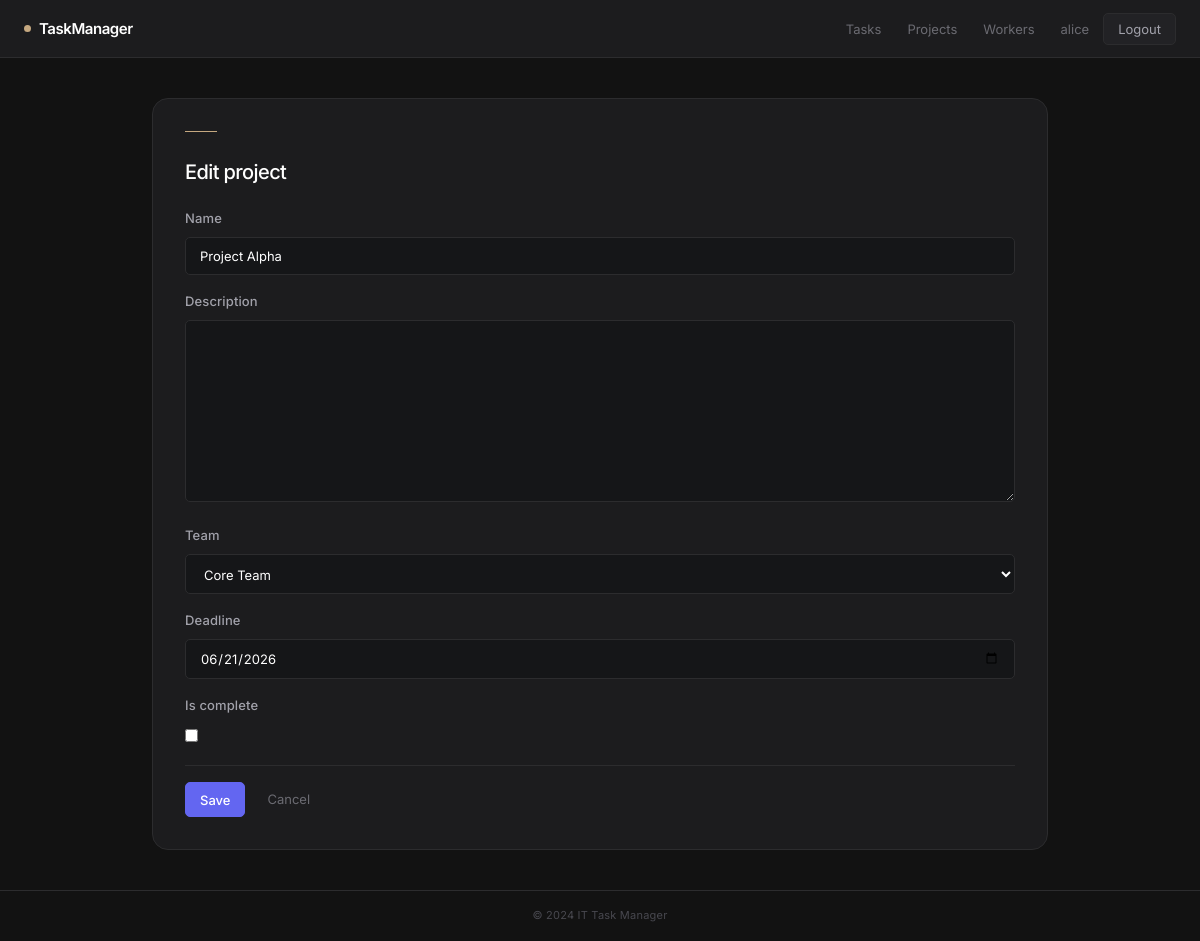
The app's page /projects/1/update/ (signed in) with its own data.
### tasks/models.py (models this page shows, shortened)
class Worker(AbstractUser):
    position = models.ForeignKey(
        Position,
        on_delete=models.SET_NULL,
        null=True,
        blank=True,
        related_name="workers",
    )
    class Meta:
        ordering = ["username"]

class Project(models.Model):
    name = models.CharField(max_length=200)
    description = models.TextField(blank=True, default="")
    team = models.ForeignKey(
        Team,
        on_delete=models.SET_NULL,
        null=True,
        blank=True,
        related_name="projects",
    )
    deadline = models.DateField(null=True, blank=True)
    is_complete = models.BooleanField(default=False)
    class Meta:
        ordering = ["name"]

### tasks/views.py (the view)
class ProjectUpdateView(LoginRequiredMixin, UpdateView):
    model = Project
    form_class = ProjectForm
    template_name = "tasks/project_form.html"
    success_url = reverse_lazy("tasks:project-list")

### tasks/forms.py (shortened to what this page needs)
class ProjectForm(forms.ModelForm):
    deadline = forms.DateField(
        required=False,
        widget=forms.DateInput(attrs={"type": "date"}),
    )
    class Meta:
        model = Project
        fields = [
            "name", "description", "team", "deadline", "is_complete",
        ]

### tasks/models.py (called while the page is built)
    def __str__(self):
        return self.name

### templates/tasks/project_form.html (shortened to what this page needs)
{% extends "base.html" %}
{% block content %}
<section class="form-section">
  <h1>{% if form.instance.pk %}Edit project{% else %}New project{% endif %}</h1>
  <form method="post" class="form" novalidate>
    {% for field in form %}
      <div class="form__group">
        <label class="form__label" for="{{ field.id_for_label }}">{{ field.label }}</label>
        {{ field }}
      </div>
    {% endfor %}
    <div class="form__actions">
      <button type="submit" class="btn btn--primary">Save</button>
      <a href="{% url 'tasks:project-list' %}" class="btn btn--ghost">Cancel</a>
    </div>
  </form>
</section>
{% endblock %}

### templates/base.html (shortened to what this page needs)
{% load static %}
<!DOCTYPE html>
<html lang="en">
<head>
  <link rel="stylesheet" href="{% static 'css/style.css' %}">
</head>
<body>
  <nav class="navbar">
    <a class="navbar__brand" href="{% url 'tasks:index' %}">TaskManager</a>
    <ul class="navbar__links">
      {% if user.is_authenticated %}
        <li><a href="{% url 'tasks:task-list' %}">Tasks</a></li>
        <li><a href="{% url 'tasks:project-list' %}">Projects</a></li>
        <li><a href="{% url 'tasks:worker-list' %}">Workers</a></li>
        <li>
          <a href="{% url 'tasks:worker-detail' pk=user.pk %}">
            {{ user.username }}
          </a>
        </li>
        <li>
          <form method="post" action="{% url 'tasks:logout' %}">
            <button type="submit" class="btn btn--link">Logout</button>
          </form>
        </li>
      {% else %}
        <li><a href="{% url 'tasks:login-page' %}">Login</a></li>
        <li><a href="{% url 'tasks:signup' %}">Sign up</a></li>
      {% endif %}
    </ul>
  </nav>
  <main class="main-content">
    {% block content %}{% endblock %}
  </main>
  <footer class="footer">
    <p>&copy; 2024 IT Task Manager</p>
  </footer>
</body>
</html>

### static/css/style.css (style rules this page uses)
:root { --color-bg: #121212; --color-surface: #1c1c1e; --color-surface-active: #262629; --color-surface-input: #151618; --color-border: #2c2c2e; --color-border-focus: #383838; --color-text: #ffffff; --color-text-muted: #6b6b72; --color-text-light: #a1a1aa; --color-accent: #c5a880; --color-primary: #6366f1; --color-primary-hover: #4f46e5; --color-focus-ring: rgba(99, 102, 241, 0.28); --priority-low: #34d399; --priority-medium: #fbbf24; --priority-high: #fb923c; --priority-critical: #f87171; --radius-sm: 5px; --radius-md: 8px; --radius-lg: 10px; --radius-xl: 16px; --font-sans: 'Inter', system-ui, -apple-system, sans-serif; --shadow-sm: 0 1px 2px rgba(0, 0, 0, 0.2); --shadow-md: 0 4px 12px rgba(0, 0, 0, 0.4); }
*, *::before, *::after { box-sizing: border-box; margin: 0; padding: 0; }
body { font-family: var(--font-sans); background: var(--color-bg); color: var(--color-text-light); line-height: 1.6; min-height: 100vh; display: flex; flex-direction: column; -webkit-font-smoothing: antialiased; }
a { color: var(--color-primary); text-decoration: none; cursor: pointer; }
.navbar { background: var(--color-surface); border-bottom: 1px solid var(--color-border); padding: 0 1.5rem; height: 58px; display: flex; align-items: center; justify-content: space-between; }
.navbar__brand { font-size: 15px; font-weight: 600; color: var(--color-text); letter-spacing: -0.03em; display: flex; align-items: center; gap: 8px; }
.navbar__brand::before { content: ''; width: 7px; height: 7px; border-radius: 50%; background: var(--color-accent); flex-shrink: 0; display: inline-block; }
.navbar__links { list-style: none; display: flex; align-items: center; gap: 2px; }
.navbar__links a, .navbar__links .user-link { font-size: 13px; color: var(--color-text-muted); padding: 6px 12px; border-radius: var(--radius-sm); transition: color 0.15s; }
.main-content { flex: 1; max-width: 960px; width: 100%; margin: 2.5rem auto; padding: 0 2rem; display: grid; gap: 32px; }
.footer { border-top: 1px solid var(--color-border); padding: 16px 0; text-align: center; font-size: 11px; color: #48484f; letter-spacing: 0.02em; }
.btn { display: inline-flex; align-items: center; justify-content: center; background: #222225; border: 1px solid var(--color-border); color: var(--color-text-light); padding: 7px 14px; border-radius: var(--radius-sm); font-size: 13px; font-weight: 400; cursor: pointer; font-family: inherit; transition: background 0.15s, border-color 0.15s, color 0.15s; }
.btn--primary { background: var(--color-primary); border-color: var(--color-primary); color: var(--color-text); font-weight: 500; }
.btn--ghost { background: transparent; border: transparent; color: var(--color-text-muted); }
.detail-card, .form-section, .auth-card, .confirm-card { background: var(--color-surface); border: 1px solid var(--color-border); border-radius: var(--radius-xl); padding: 32px; }
.detail-card::before, .form-section::before, .auth-card::before { content: ''; display: block; width: 32px; height: 1px; background: var(--color-accent); margin-bottom: 24px; }
.detail-card__title, .form-section h1, .auth-card__title, .confirm-card h1 { font-size: 20px; font-weight: 500; color: var(--color-text); letter-spacing: -0.03em; margin-bottom: 20px; }
.detail-card__actions, .form__actions { border-top: 1px solid var(--color-border); padding-top: 16px; display: flex; gap: 8px; flex-wrap: wrap; }
.form__group { margin-bottom: 16px; }
.form__label { display: block; font-size: 13px; font-weight: 500; color: var(--color-text-light); margin-bottom: 8px; letter-spacing: 0.01em; }
.form input[type="text"], .form input[type="email"], .form input[type="password"], .form input[type="date"], .form select, .form textarea { width: 100%; padding: 10px 14px; background: var(--color-surface-input); border: 1px solid var(--color-border); border-radius: var(--radius-sm); font-size: 13px; color: var(--color-text); font-family: inherit; transition: border-color 0.15s, box-shadow 0.15s; }

### records on screen
Worker: username "alice"
Project: form "Project Alpha" "Core Team" "06/21/2026"

### other values on screen
{{ field.label }} "Name" "Description" "Team" "Deadline" "Is complete"
